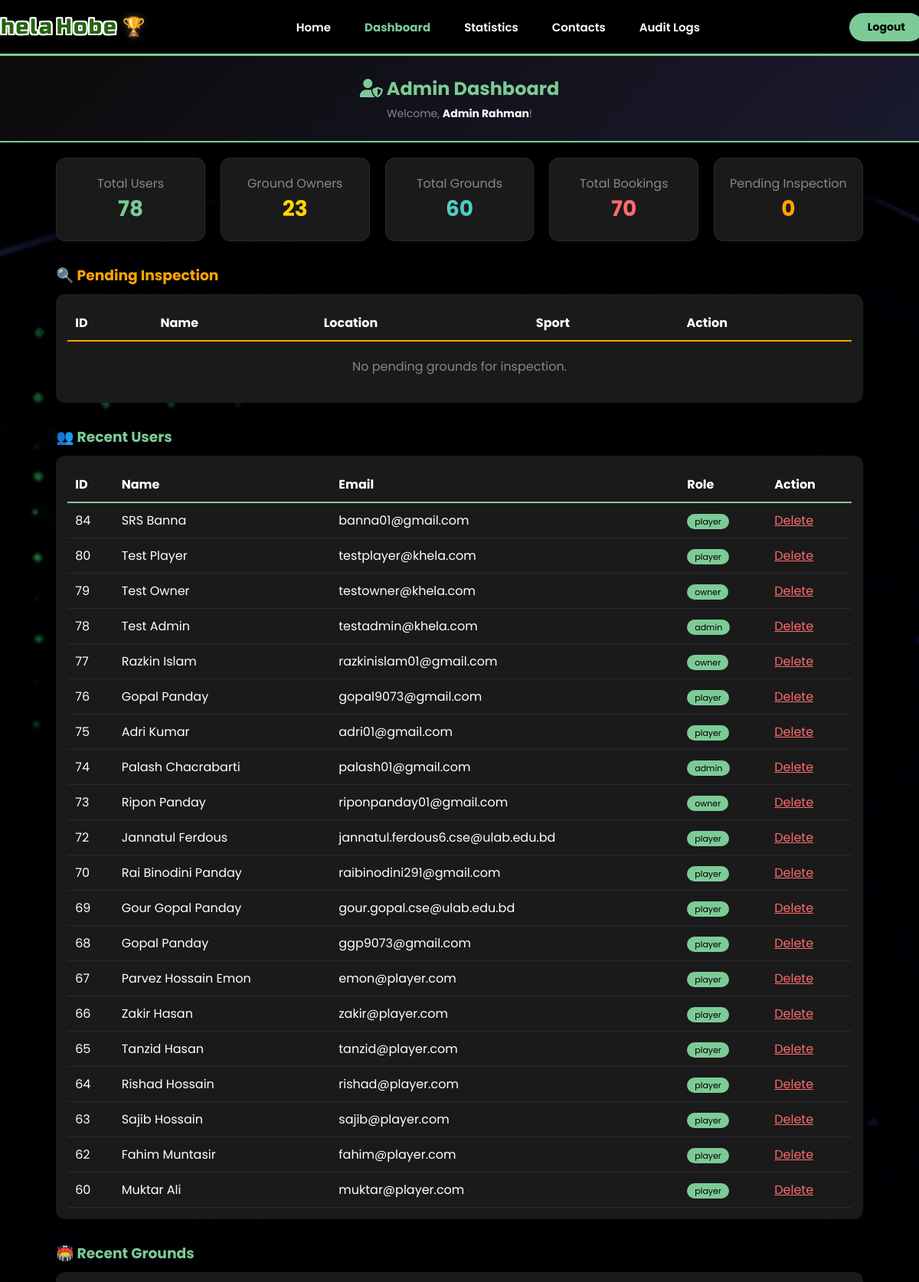
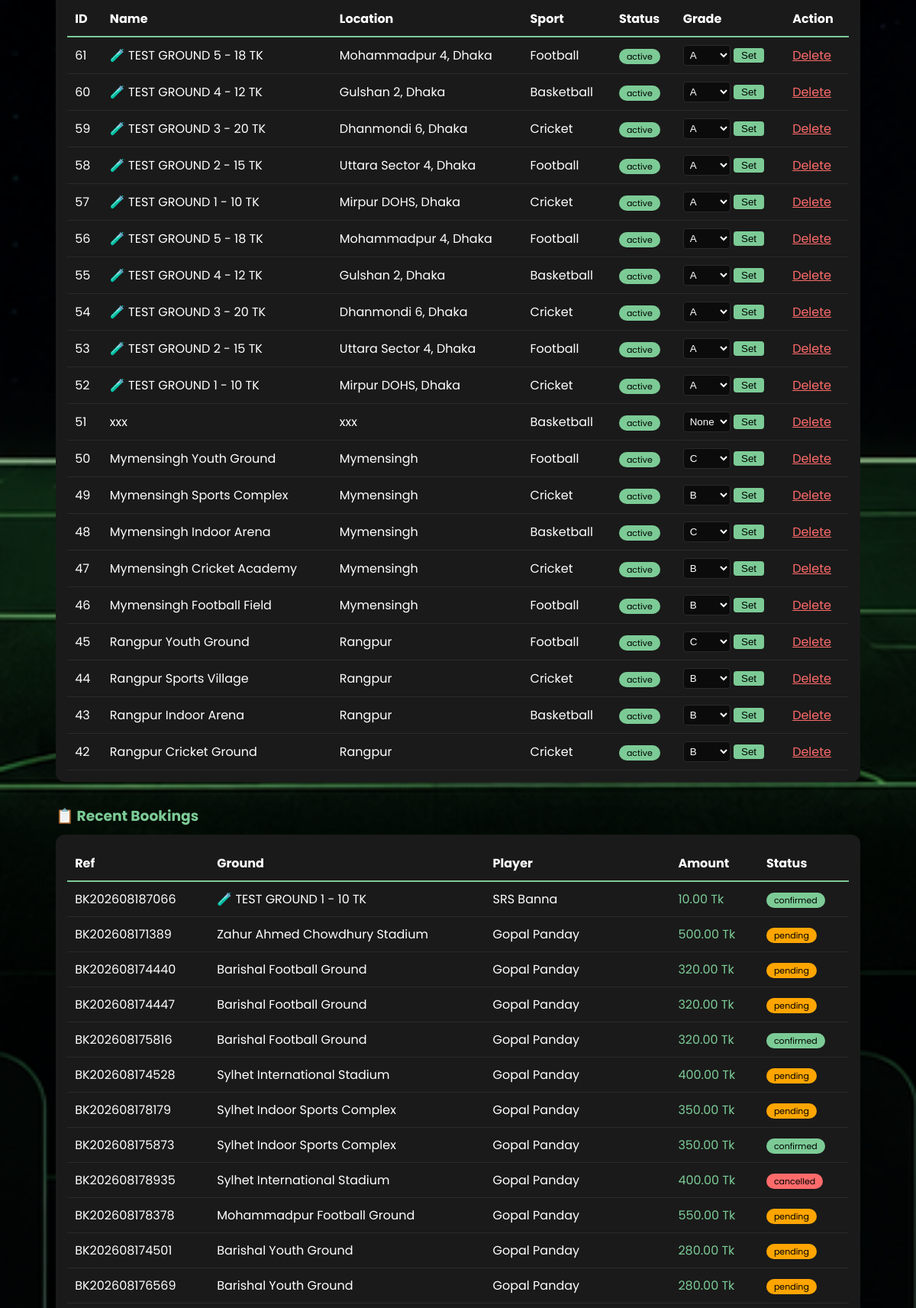
/admin-dashboard.php (signed in, upper part), run on the app's committed database (2 pictures, top to bottom).
### tables this page shows
CREATE TABLE `users` (
  `user_id` int(11) NOT NULL,
  `name` varchar(100) NOT NULL,
  `email` varchar(100) NOT NULL,
  `phone` varchar(15) NOT NULL,
  `password` varchar(255) NOT NULL,
  `role` enum('player','owner','admin') DEFAULT 'player',
  `profile_picture` varchar(255) DEFAULT NULL,
  `is_verified` tinyint(1) DEFAULT 0,
  `is_active` tinyint(1) DEFAULT 1,
  `last_login` timestamp NULL DEFAULT NULL,
  `created_at` timestamp NOT NULL DEFAULT current_timestamp(),
  `updated_at` timestamp NOT NULL DEFAULT current_timestamp() ON UPDATE current_timestamp()
);

CREATE TABLE `grounds` (
  `ground_id` int(11) NOT NULL,
  `owner_id` int(11) NOT NULL,
  `name` varchar(100) NOT NULL,
  `location` varchar(255) NOT NULL,
  `division` varchar(50) NOT NULL,
  `city` varchar(50) NOT NULL,
  `latitude` decimal(10,8) DEFAULT NULL,
  `longitude` decimal(11,8) DEFAULT NULL,
  `sport_type` varchar(50) NOT NULL,
  `facilities` text DEFAULT NULL,
  `images` text DEFAULT NULL,
  `rental_fee_per_hour` decimal(10,2) NOT NULL,
  `capacity` int(11) DEFAULT 0,
  `description` text DEFAULT NULL,
  `average_rating` float DEFAULT 0,
  `total_reviews` int(11) DEFAULT 0,
  `grade` enum('A','B','C') DEFAULT NULL,
  `status` enum('active','inactive','pending') DEFAULT 'active',
  `created_at` timestamp NOT NULL DEFAULT current_timestamp(),
  `updated_at` timestamp NOT NULL DEFAULT current_timestamp() ON UPDATE current_timestamp()
);

### admin-dashboard.php (the view, shortened to what this page needs)
<?php
require_once 'includes/config.php';
$user_count = $conn->query("SELECT COUNT(*) as total FROM users")->fetch_assoc()['total'];
$ground_count = $conn->query("SELECT COUNT(*) as total FROM grounds")->fetch_assoc()['total'];
$booking_count = $conn->query("SELECT COUNT(*) as total FROM bookings")->fetch_assoc()['total'];
$owner_count = $conn->query("SELECT COUNT(*) as total FROM users WHERE role = 'owner'")->fetch_assoc()['total'];
$pending_count = $conn->query("SELECT COUNT(*) as total FROM grounds WHERE status = 'pending'")->fetch_assoc()['total'];
$users = $conn->query("SELECT user_id, name, email, role FROM users ORDER BY user_id DESC LIMIT 20");
$grounds = $conn->query("SELECT ground_id, name, location, sport_type, status, grade FROM grounds ORDER BY ground_id DESC LIMIT 20");
$pending_grounds = $conn->query("SELECT * FROM grounds WHERE status = 'pending'");
$bookings = $conn->query("
    SELECT b.booking_id, b.booking_reference, b.total_amount, b.status, g.name as ground_name, u.name as player_name
    FROM bookings b
    JOIN time_slots ts ON b.slot_id = ts.slot_id
    JOIN grounds g ON ts.ground_id = g.ground_id
    JOIN players p ON b.player_id = p.player_id
    JOIN users u ON p.user_id = u.user_id
    ORDER BY b.booking_id DESC LIMIT 20
");
?>
<!DOCTYPE html>
<html lang="en">
<head>
    <link rel="stylesheet" href="style.css" />
    <link rel="stylesheet" href="https://cdnjs.cloudflare.com/ajax/libs/font-awesome/6.6.0/css/all.min.css" />
</head>
<body>
<div class="home-page">
    <header>
        <div class="container navbar">
            <div class="logo">
                <h2>
                    <span class="logo-khela">Khela</span>
                    <span class="logo-hobe">Hobe</span>
                    <span class="logo-trophy">🏆</span>
                </h2>
            </div>
            <nav>
                <ul>
                    <li><a href="index.html">Home</a></li>
                    <li><a href="admin-dashboard.php" class="active">Dashboard</a></li>
                    <li><a href="statistics.php">Statistics</a></li>
                    <li><a href="admin-contacts.php">Contacts</a></li>
                    <li><a href="audit_logs.php">Audit Logs</a></li>
                </ul>
            </nav>
            <div class="nav-btn">
                <a href="logout.php" class="login-btn">Logout</a>
            </div>
        </div>
    </header>
    <div style="background:linear-gradient(135deg, #0b0b0b, #1a1a2e); padding:25px 20px; text-align:center; border-bottom:2px solid #7CCB96;">
        <h2 style="color:#7CCB96; font-size:24px; margin:0;">
            <i class="fas fa-user-shield"></i> Admin Dashboard
        </h2>
        <p style="color:#888; font-size:14px; margin:5px 0 0;">
            Welcome, <strong style="color:#fff;"><?php echo htmlspecialchars($_SESSION['user_name']); ?></strong>!
        </p>
    </div>
    <div style="max-width:1100px; margin:20px auto; padding:0 20px;">
        <div style="display:grid; grid-template-columns:repeat(5, 1fr); gap:20px; margin-bottom:30px;">
            <div style="background:#1a1a1a; border-radius:12px; padding:20px; text-align:center; border:1px solid #2a2a2a;">
                <p style="color:#888;">Total Users</p>
                <h2 style="color:#7CCB96; font-size:28px;"><?php echo $user_count; ?></h2>
            </div>
            <div style="background:#1a1a1a; border-radius:12px; padding:20px; text-align:center; border:1px solid #2a2a2a;">
                <p style="color:#888;">Ground Owners</p>
                <h2 style="color:#FFD700; font-size:28px;"><?php echo $owner_count; ?></h2>
            </div>
            <div style="background:#1a1a1a; border-radius:12px; padding:20px; text-align:center; border:1px solid #2a2a2a;">
                <p style="color:#888;">Total Grounds</p>
                <h2 style="color:#4ECDC4; font-size:28px;"><?php echo $ground_count; ?></h2>
            </div>
            <div style="background:#1a1a1a; border-radius:12px; padding:20px; text-align:center; border:1px solid #2a2a2a;">
                <p style="color:#888;">Total Bookings</p>
                <h2 style="color:#FF6B6B; font-size:28px;"><?php echo $booking_count; ?></h2>
            </div>
            <div style="background:#1a1a1a; border-radius:12px; padding:20px; text-align:center; border:1px solid #2a2a2a;">
                <p style="color:#888;">Pending Inspection</p>
                <h2 style="color:#FFA500; font-size:28px;"><?php echo $pending_count; ?></h2>
            </div>
        </div>
        <h3 style="color:#FFA500; margin-bottom:10px;">🔍 Pending Inspection</h3>
        <div style="background:#1a1a1a; border-radius:12px; padding:15px; overflow-x:auto; margin-bottom:30px;">
            <table style="width:100%; border-collapse:collapse; color:white;">
                <thead>
                    <tr style="border-bottom:2px solid #FFA500;">
                        <th style="padding:10px; text-align:left;">ID</th>
                        <th style="padding:10px; text-align:left;">Name</th>
                        <th style="padding:10px; text-align:left;">Location</th>
                        <th style="padding:10px; text-align:left;">Sport</th>
                        <th style="padding:10px; text-align:left;">Action</th>
                    </tr>
                </thead>
                <tbody>
                    <?php if ($pending_grounds && $pending_grounds->num_rows > 0): ?>
                        <?php while ($row = $pending_grounds->fetch_assoc()): ?>
                            <tr style="border-bottom:1px solid #2a2a2a;">
                                <td style="padding:10px;"><?php echo htmlspecialchars($row['ground_id']); ?></td>
                                <td style="padding:10px;"><?php echo htmlspecialchars($row['name']); ?></td>
                                <td style="padding:10px;"><?php echo htmlspecialchars($row['location']); ?></td>
                                <td style="padding:10px;"><?php echo htmlspecialchars($row['sport_type']); ?></td>
                                <td style="padding:10px;">
                                    <a href="admin-dashboard.php?approve_ground=<?php echo $row['ground_id']; ?>" style="background:#7CCB96; color:black; padding:4px 12px; border-radius:4px; text-decoration:none; margin-right:5px;">✅ Approve</a>
                                    <a href="admin-dashboard.php?reject_ground=<?php echo $row['ground_id']; ?>" style="background:#FF6B6B; color:white; padding:4px 12px; border-radius:4px; text-decoration:none;" onclick="return confirm('Reject this ground?')">❌ Reject</a>
                                </td>
                            </tr>
                        <?php endwhile; ?>
                    <?php else: ?>
                        <tr><td colspan="5" style="padding:20px; text-align:center; color:#888;">No pending grounds for inspection.</td></tr>
                    <?php endif; ?>
                </tbody>
            </table>
        </div>
        <h3 style="color:#7CCB96; margin-bottom:10px;">👥 Recent Users</h3>
        <div style="background:#1a1a1a; border-radius:12px; padding:15px; overflow-x:auto; margin-bottom:30px;">
            <table style="width:100%; border-collapse:collapse; color:white;">
                <thead>
                    <tr style="border-bottom:2px solid #7CCB96;">
                        <th style="padding:10px; text-align:left;">ID</th>
                        <th style="padding:10px; text-align:left;">Name</th>
                        <th style="padding:10px; text-align:left;">Email</th>
                        <th style="padding:10px; text-align:left;">Role</th>
                        <th style="padding:10px; text-align:left;">Action</th>
                    </tr>
                </thead>
                <tbody>
                    <?php while ($row = $users->fetch_assoc()): ?>
                        <tr style="border-bottom:1px solid #2a2a2a;">
                            <td style="padding:10px;"><?php echo htmlspecialchars($row['user_id']); ?></td>
                            <td style="padding:10px;"><?php echo htmlspecialchars($row['name']); ?></td>
                            <td style="padding:10px;"><?php echo htmlspecialchars($row['email']); ?></td>
                            <td style="padding:10px;"><span style="background:#7CCB96; color:black; padding:2px 10px; border-radius:20px; font-size:11px;"><?php echo htmlspecialchars($row['role']); ?></span></td>
                            <td style="padding:10px;"><a href="admin-dashboard.php?delete_user=<?php echo $row['user_id']; ?>" onclick="return confirm('Delete this user?')" style="color:#FF6B6B;">Delete</a></td>
                        </tr>
                    <?php endwhile; ?>
                </tbody>
            </table>
        </div>
        <h3 style="color:#7CCB96; margin-bottom:10px;">🏟️ Recent Grounds</h3>
        <div style="background:#1a1a1a; border-radius:12px; padding:15px; overflow-x:auto; margin-bottom:30px;">
            <table style="width:100%; border-collapse:collapse; color:white;">
                <thead>
                    <tr style="border-bottom:2px solid #7CCB96;">
                        <th style="padding:10px; text-align:left;">ID</th>
                        <th style="padding:10px; text-align:left;">Name</th>
                        <th style="padding:10px; text-align:left;">Location</th>
                        <th style="padding:10px; text-align:left;">Sport</th>
                        <th style="padding:10px; text-align:left;">Status</th>
                        <th style="padding:10px; text-align:left;">Grade</th>
                        <th style="padding:10px; text-align:left;">Action</th>
                    </tr>
                </thead>
                <tbody>
                    <?php while ($row = $grounds->fetch_assoc()): ?>
                        <tr style="border-bottom:1px solid #2a2a2a;">
                            <td style="padding:10px;"><?php echo htmlspecialchars($row['ground_id']); ?></td>
                            <td style="padding:10px;"><?php echo htmlspecialchars($row['name']); ?></td>
                            <td style="padding:10px;"><?php echo htmlspecialchars($row['location']); ?></td>
                            <td style="padding:10px;"><?php echo htmlspecialchars($row['sport_type']); ?></td>
                            <td style="padding:10px;"><span style="background:<?php echo $row['status']=='active'?'#7CCB96':($row['status']=='pending'?'#FFA500':'#FF6B6B'); ?>; color:black; padding:2px 10px; border-radius:20px; font-size:11px;"><?php echo htmlspecialchars($row['status']); ?></span></td>
                            <td style="padding:10px;">
                                <form method="POST" style="display:inline;">
                                    <select name="grade" style="background:#0b0b0b; color:white; border:1px solid #2a2a2a; border-radius:4px; padding:4px;">
                                        <option value="" <?php echo $row['grade']==''?'selected':''; ?>>None</option>
                                        <option value="A" <?php echo $row['grade']=='A'?'selected':''; ?>>A</option>
                                        <option value="B" <?php echo $row['grade']=='B'?'selected':''; ?>>B</option>
                                        <option value="C" <?php echo $row['grade']=='C'?'selected':''; ?>>C</option>
                                    </select>
                                    <button type="submit" style="background:#7CCB96; color:black; padding:2px 10px; border:none; border-radius:4px; cursor:pointer;">Set</button>
                                </form>
                            </td>
                            <td style="padding:10px;"><a href="admin-dashboard.php?delete_ground=<?php echo $row['ground_id']; ?>" onclick="return confirm('Delete this ground?')" style="color:#FF6B6B;">Delete</a></td>
                        </tr>
                    <?php endwhile; ?>
                </tbody>
            </table>
        </div>
        <h3 style="color:#7CCB96; margin-bottom:10px;">📋 Recent Bookings</h3>
        <div style="background:#1a1a1a; border-radius:12px; padding:15px; overflow-x:auto;">
            <table style="width:100%; border-collapse:collapse; color:white;">
                <thead>
                    <tr style="border-bottom:2px solid #7CCB96;">
                        <th style="padding:10px; text-align:left;">Ref</th>
                        <th style="padding:10px; text-align:left;">Ground</th>
                        <th style="padding:10px; text-align:left;">Player</th>
                        <th style="padding:10px; text-align:left;">Amount</th>
                        <th style="padding:10px; text-align:left;">Status</th>
                    </tr>
                </thead>
                <tbody>
                    <?php while ($row = $bookings->fetch_assoc()): ?>
                        <tr style="border-bottom:1px solid #2a2a2a;">
                            <td style="padding:10px;"><?php echo htmlspecialchars($row['booking_reference']); ?></td>
                            <td style="padding:10px;"><?php echo htmlspecialchars($row['ground_name']); ?></td>
                            <td style="padding:10px;"><?php echo htmlspecialchars($row['player_name']); ?></td>
                            <td style="padding:10px; color:#7CCB96;"><?php echo htmlspecialchars($row['total_amount']); ?> Tk</td>
                            <td style="padding:10px;"><span style="background:<?php echo $row['status']=='confirmed'?'#7CCB96':($row['status']=='pending'?'#FFA500':'#FF6B6B'); ?>; color:black; padding:2px 10px; border-radius:20px; font-size:11px;"><?php echo htmlspecialchars($row['status']); ?></span></td>
                        </tr>
                    <?php endwhile; ?>
                </tbody>
            </table>
        </div>
    </div>
</div>
</body>
</html>

### data on the page
users: user_id "84", name "SRS Banna", email "banna01@gmail.com", role "player"
users: user_id "80", name "Test Player", email "testplayer@khela.com", role "player"
users: user_id "79", name "Test Owner", email "testowner@khela.com", role "owner"
users: user_id "78", name "Test Admin", email "testadmin@khela.com", role "admin"
users: user_id "77", name "Razkin Islam", email "razkinislam01@gmail.com", role "owner"
users: user_id "76", name "Gopal Panday", email "gopal9073@gmail.com", role "player"
users: user_id "75", name "Adri Kumar", email "adri01@gmail.com", role "player"
users: user_id "74", name "Palash Chacrabarti", email "palash01@gmail.com", role "admin"
users: user_id "73", name "Ripon Panday", email "riponpanday01@gmail.com", role "owner"
users: user_id "72", name "Jannatul Ferdous", email "jannatul.ferdous6.cse@ulab.edu.bd", role "player"
users: user_id "70", name "Rai Binodini Panday", email "raibinodini291@gmail.com", role "player"
users: user_id "69", name "Gour Gopal Panday", email "gour.gopal.cse@ulab.edu.bd", role "player"
users: user_id "68", name "Gopal Panday", email "ggp9073@gmail.com", role "player"
users: user_id "67", name "Parvez Hossain Emon", email "emon@player.com", role "player"
users: user_id "66", name "Zakir Hasan", email "zakir@player.com", role "player"
users: user_id "65", name "Tanzid Hasan", email "tanzid@player.com", role "player"
users: user_id "64", name "Rishad Hossain", email "rishad@player.com", role "player"
users: user_id "63", name "Sajib Hossain", email "sajib@player.com", role "player"
users: user_id "62", name "Fahim Muntasir", email "fahim@player.com", role "player"
users: user_id "60", name "Muktar Ali", email "muktar@player.com", role "player"
grounds: ground_id "61", name "🧪 TEST GROUND 5 - 18 TK", location "Mohammadpur 4, Dhaka", sport_type "Football", status "active", grade "A"
grounds: ground_id "60", name "🧪 TEST GROUND 4 - 12 TK", location "Gulshan 2, Dhaka", sport_type "Basketball", status "active", grade "A"
grounds: ground_id "59", name "🧪 TEST GROUND 3 - 20 TK", location "Dhanmondi 6, Dhaka", sport_type "Cricket", status "active", grade "A"
grounds: ground_id "58", name "🧪 TEST GROUND 2 - 15 TK", location "Uttara Sector 4, Dhaka", sport_type "Football", status "active", grade "A"
grounds: ground_id "57", name "🧪 TEST GROUND 1 - 10 TK", location "Mirpur DOHS, Dhaka", sport_type "Cricket", status "active", grade "A"
grounds: ground_id "56", name "🧪 TEST GROUND 5 - 18 TK", location "Mohammadpur 4, Dhaka", sport_type "Football", status "active", grade "A"
grounds: ground_id "55", name "🧪 TEST GROUND 4 - 12 TK", location "Gulshan 2, Dhaka", sport_type "Basketball", status "active", grade "A"
grounds: ground_id "54", name "🧪 TEST GROUND 3 - 20 TK", location "Dhanmondi 6, Dhaka", sport_type "Cricket", status "active", grade "A"
grounds: ground_id "53", name "🧪 TEST GROUND 2 - 15 TK", location "Uttara Sector 4, Dhaka", sport_type "Football", status "active", grade "A"
grounds: ground_id "52", name "🧪 TEST GROUND 1 - 10 TK", location "Mirpur DOHS, Dhaka", sport_type "Cricket", status "active", grade "A"
grounds: ground_id "51", name "xxx", location "xxx", sport_type "Basketball", status "active", grade "None"
grounds: ground_id "50", name "Mymensingh Youth Ground", location "Mymensingh", sport_type "Football", status "active", grade "C"
grounds: ground_id "49", name "Mymensingh Sports Complex", location "Mymensingh", sport_type "Cricket", status "active", grade "B"
grounds: ground_id "48", name "Mymensingh Indoor Arena", location "Mymensingh", sport_type "Basketball", status "active", grade "C"
grounds: ground_id "47", name "Mymensingh Cricket Academy", location "Mymensingh", sport_type "Cricket", status "active", grade "B"
grounds: ground_id "46", name "Mymensingh Football Field", location "Mymensingh", sport_type "Football", status "active", grade "B"
grounds: ground_id "45", name "Rangpur Youth Ground", location "Rangpur", sport_type "Football", status "active", grade "C"
grounds: ground_id "44", name "Rangpur Sports Village", location "Rangpur", sport_type "Cricket", status "active", grade "B"
grounds: ground_id "43", name "Rangpur Indoor Arena", location "Rangpur", sport_type "Basketball", status "active", grade "B"
grounds: ground_id "42", name "Rangpur Cricket Ground", location "Rangpur", sport_type "Cricket", status "active", grade "B"

### other printed values
$_SESSION['user_name'] "Admin Rahman"
$user_count "78"
$owner_count "23"
$ground_count "60"
$booking_count "70"
$pending_count "0"
$row['booking_reference'] "BK202608187066"
$row['ground_name'] "🧪 TEST GROUND 1 - 10 TK"
$row['player_name'] "SRS Banna"
$row['total_amount'] "10.00"
$row['status'] "confirmed"
$row['booking_reference'] "BK202608171389"
$row['ground_name'] "Zahur Ahmed Chowdhury Stadium"
$row['player_name'] "Gopal Panday"
$row['total_amount'] "500.00"
